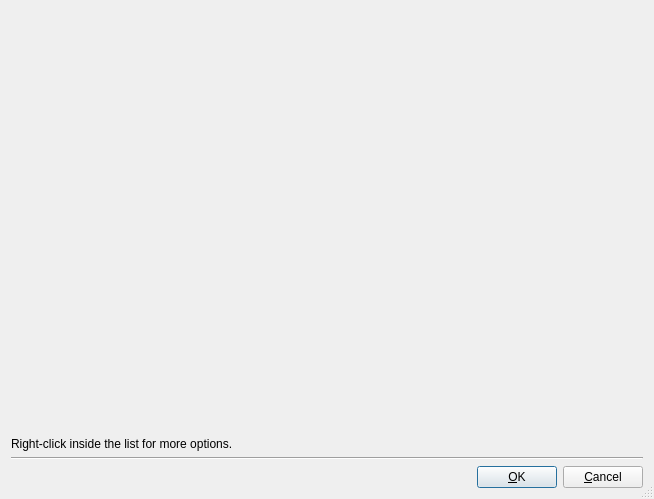
<?xml version="1.0" encoding="UTF-8"?>
<ui version="4.0">
 <class>QueryViewLayout</class>
 <widget class="QDialog" name="QueryViewLayout">
  <property name="geometry">
   <rect>
    <x>0</x>
    <y>0</y>
    <width>654</width>
    <height>499</height>
   </rect>
  </property>
  <property name="windowTitle">
   <string>Query Results</string>
  </property>
  <property name="sizeGripEnabled">
   <bool>true</bool>
  </property>
  <layout class="QVBoxLayout">
   <item>
    <widget class="QueryView" name="m_pView" native="true"/>
   </item>
   <item>
    <widget class="QLabel" name="textLabel1">
     <property name="sizePolicy">
      <sizepolicy hsizetype="Preferred" vsizetype="Fixed">
       <horstretch>0</horstretch>
       <verstretch>0</verstretch>
      </sizepolicy>
     </property>
     <property name="text">
      <string>Right-click inside the list for more options.</string>
     </property>
     <property name="wordWrap">
      <bool>false</bool>
     </property>
    </widget>
   </item>
   <item>
    <widget class="Line" name="line1">
     <property name="frameShape">
      <enum>QFrame::HLine</enum>
     </property>
     <property name="frameShadow">
      <enum>QFrame::Sunken</enum>
     </property>
    </widget>
   </item>
   <item>
    <layout class="QHBoxLayout">
     <property name="spacing">
      <number>6</number>
     </property>
     <property name="margin">
      <number>0</number>
     </property>
     <item>
      <spacer name="Horizontal Spacing2">
       <property name="orientation">
        <enum>Qt::Horizontal</enum>
       </property>
       <property name="sizeType">
        <enum>QSizePolicy::Expanding</enum>
       </property>
       <property name="sizeHint" stdset="0">
        <size>
         <width>20</width>
         <height>20</height>
        </size>
       </property>
      </spacer>
     </item>
     <item>
      <widget class="QPushButton" name="buttonOk">
       <property name="text">
        <string>&amp;OK</string>
       </property>
       <property name="shortcut">
        <string/>
       </property>
       <property name="autoDefault">
        <bool>true</bool>
       </property>
       <property name="default">
        <bool>true</bool>
       </property>
      </widget>
     </item>
     <item>
      <widget class="QPushButton" name="buttonCancel">
       <property name="text">
        <string>&amp;Cancel</string>
       </property>
       <property name="shortcut">
        <string/>
       </property>
       <property name="autoDefault">
        <bool>true</bool>
       </property>
      </widget>
     </item>
    </layout>
   </item>
  </layout>
 </widget>
 <layoutdefault spacing="6" margin="11"/>
 <customwidgets>
  <customwidget>
   <class>QueryView</class>
   <extends>QWidget</extends>
   <header>queryview.h</header>
  </customwidget>
 </customwidgets>
 <includes>
  <include location="local">queryview.h</include>
 </includes>
 <resources/>
 <connections>
  <connection>
   <sender>buttonOk</sender>
   <signal>clicked()</signal>
   <receiver>QueryViewLayout</receiver>
   <slot>accept()</slot>
   <hints>
    <hint type="sourcelabel">
     <x>20</x>
     <y>20</y>
    </hint>
    <hint type="destinationlabel">
     <x>20</x>
     <y>20</y>
    </hint>
   </hints>
  </connection>
  <connection>
   <sender>buttonCancel</sender>
   <signal>clicked()</signal>
   <receiver>QueryViewLayout</receiver>
   <slot>reject()</slot>
   <hints>
    <hint type="sourcelabel">
     <x>20</x>
     <y>20</y>
    </hint>
    <hint type="destinationlabel">
     <x>20</x>
     <y>20</y>
    </hint>
   </hints>
  </connection>
 </connections>
</ui>
